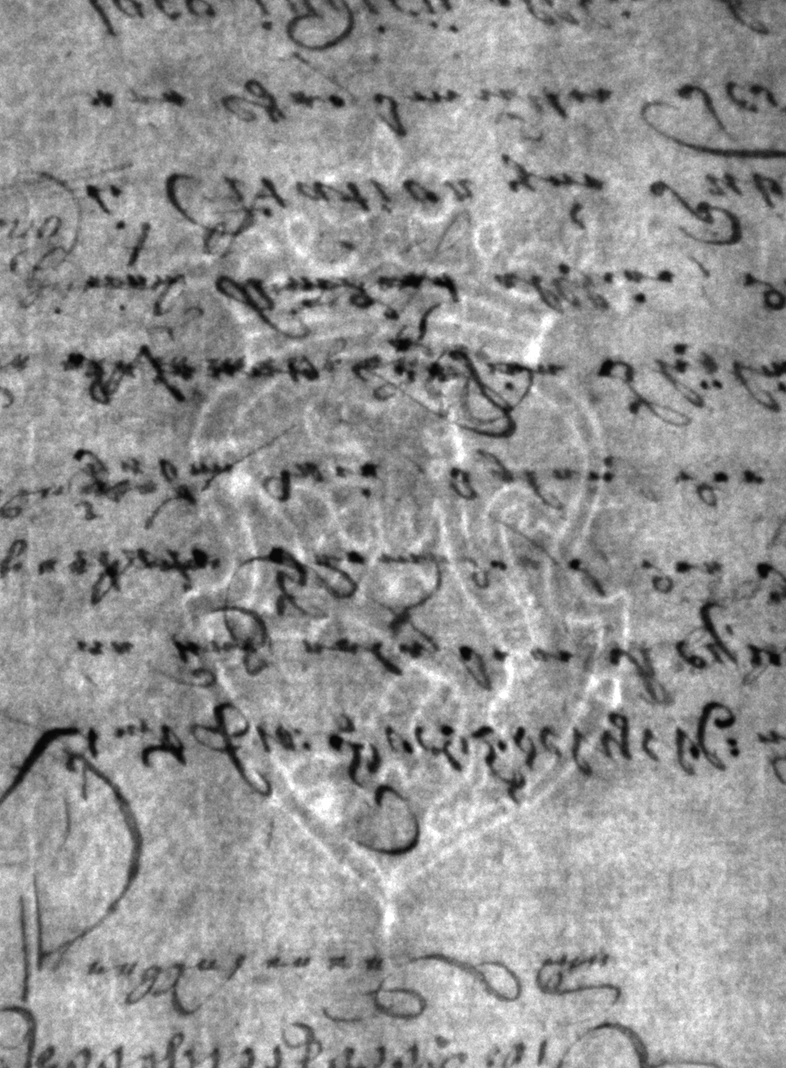
#> input picture Pauli/Test images/0006473_2.png, 786 x 1068 px
$ python Preprocessing_tests.py
#> lines starting #> are read from the running program, lines starting #| are printed output that depends on the picture; after the words box and inside, x2 and y2 are one past the last pixel; in counts of white or black regions, pixels touching at a corner belong together
import cv2
import numpy as np
import matplotlib.pyplot as plt

def im_show(image, name = None):
    plt.axis('off')
    plt.imshow(image)
    plt.title(name)
    plt.show()

path = "./Test images/0006473_2.png"
#img = load_target_image(image_path=path)
#im_show(img)
s = 110
img = cv2.imread(path)
#> img is the input picture: shape (1068, 786, 3); min 9, max 255, mean 147.5
mask = cv2.threshold(img, s, 255, cv2.THRESH_BINARY_INV)[1][:,:,0]
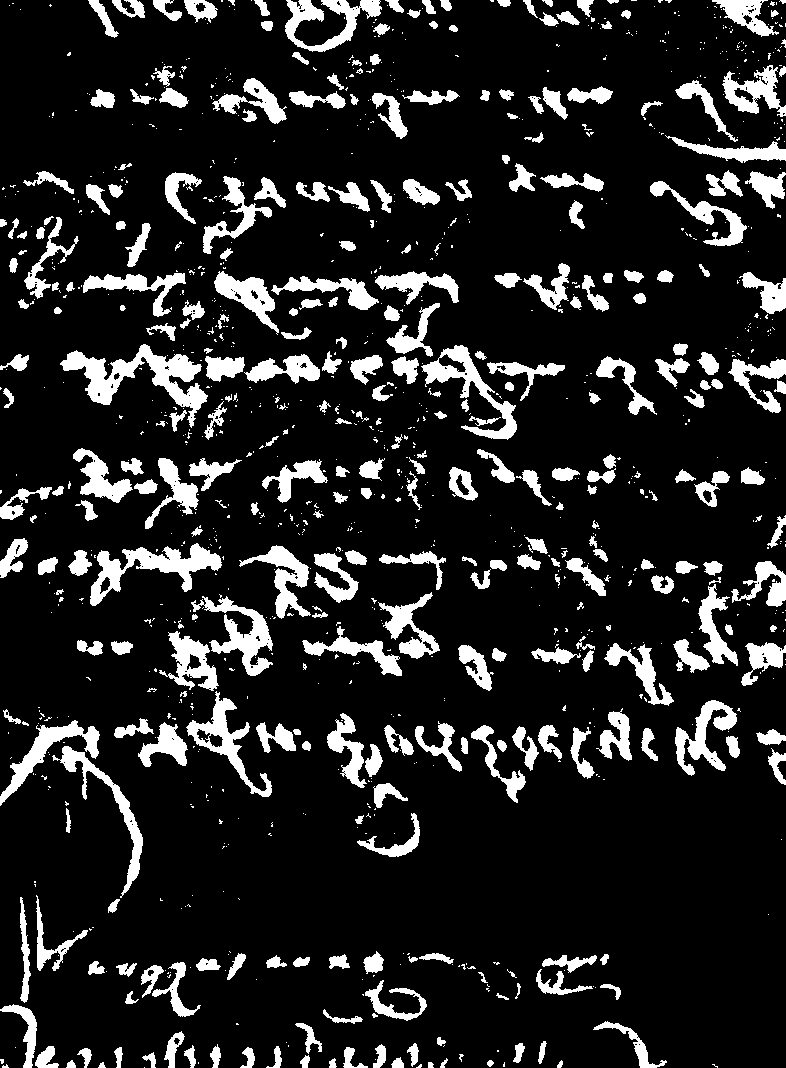
#> mask: shape (1068, 786); 14.1% white; 1148 white regions (818 under 20 px), largest, box (x1, y1, x2, y2) and area: (60, 344, 208, 428) 3880, (90, 543, 222, 606) 2840, (421, 345, 517, 440) 2238
(thresh, target_gray) = cv2.threshold(img, s, 255, cv2.THRESH_BINARY)
#> thresh = 110
invert = cv2.bitwise_not(target_gray)#[1]#[:,:,0]
dst = cv2.inpaint(img, mask, 7, cv2.INPAINT_NS)
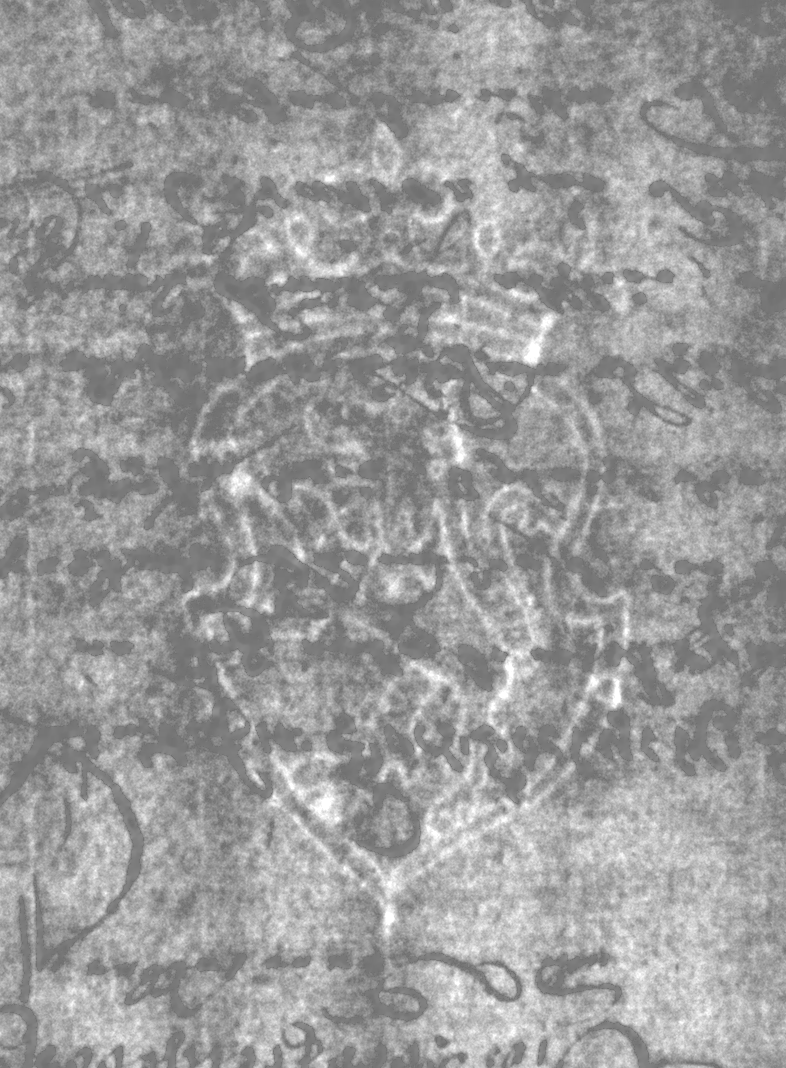
#> dst: shape (1068, 786, 3); min 112, max 255, mean 154.2


im_show(img, name="Image")
im_show(target_gray, name="Mask")
im_show(dst, name="Processed")
